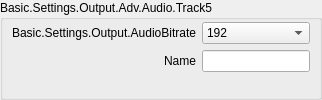
                            <widget class="QGroupBox" name="groupBox_9">
                             <property name="sizePolicy">
                              <sizepolicy hsizetype="Preferred" vsizetype="Preferred">
                               <horstretch>0</horstretch>
                               <verstretch>0</verstretch>
                              </sizepolicy>
                             </property>
                             <property name="title">
                              <string>Basic.Settings.Output.Adv.Audio.Track5</string>
                             </property>
                             <layout class="QFormLayout" name="formLayout_25">
                              <property name="fieldGrowthPolicy">
                               <enum>QFormLayout::AllNonFixedFieldsGrow</enum>
                              </property>
                              <property name="labelAlignment">
                               <set>Qt::AlignRight|Qt::AlignTrailing|Qt::AlignVCenter</set>
                              </property>
                              <property name="leftMargin">
                               <number>9</number>
                              </property>
                              <property name="topMargin">
                               <number>2</number>
                              </property>
                              <property name="rightMargin">
                               <number>9</number>
                              </property>
                              <property name="bottomMargin">
                               <number>9</number>
                              </property>
                              <item row="0" column="0">
                               <widget class="QLabel" name="label_59">
                                <property name="minimumSize">
                                 <size>
                                  <width>170</width>
                                  <height>0</height>
                                 </size>
                                </property>
                                <property name="text">
                                 <string>Basic.Settings.Output.AudioBitrate</string>
                                </property>
                                <property name="alignment">
                                 <set>Qt::AlignRight|Qt::AlignTrailing|Qt::AlignVCenter</set>
                                </property>
                                <property name="buddy">
                                 <cstring>advOutTrack5Bitrate</cstring>
                                </property>
                               </widget>
                              </item>
                              <item row="0" column="1">
                               <widget class="QComboBox" name="advOutTrack5Bitrate">
                                <property name="sizePolicy">
                                 <sizepolicy hsizetype="Preferred" vsizetype="Preferred">
                                  <horstretch>0</horstretch>
                                  <verstretch>0</verstretch>
                                 </sizepolicy>
                                </property>
                                <property name="currentIndex">
                                 <number>8</number>
                                </property>
                                <item>
                                 <property name="text">
                                  <string>32</string>
                                 </property>
                                </item>
                                <item>
                                 <property name="text">
                                  <string>48</string>
                                 </property>
                                </item>
                                <item>
                                 <property name="text">
                                  <string>64</string>
                                 </property>
                                </item>
                                <item>
                                 <property name="text">
                                  <string>80</string>
                                 </property>
                                </item>
                                <item>
                                 <property name="text">
                                  <string>96</string>
                                 </property>
                                </item>
                                <item>
                                 <property name="text">
                                  <string>112</string>
                                 </property>
                                </item>
                                <item>
                                 <property name="text">
                                  <string>128</string>
                                 </property>
                                </item>
                                <item>
                                 <property name="text">
                                  <string>160</string>
                                 </property>
                                </item>
                                <item>
                                 <property name="text">
                                  <string>192</string>
                                 </property>
                                </item>
                                <item>
                                 <property name="text">
                                  <string>256</string>
                                 </property>
                                </item>
                                <item>
                                 <property name="text">
                                  <string>320</string>
                                 </property>
                                </item>
                               </widget>
                              </item>
                              <item row="1" column="0">
                               <widget class="QLabel" name="label_60">
                                <property name="text">
                                 <string>Name</string>
                                </property>
                                <property name="buddy">
                                 <cstring>advOutTrack5Name</cstring>
                                </property>
                               </widget>
                              </item>
                              <item row="1" column="1">
                               <widget class="QLineEdit" name="advOutTrack5Name">
                                <property name="sizePolicy">
                                 <sizepolicy hsizetype="Expanding" vsizetype="Preferred">
                                  <horstretch>0</horstretch>
                                  <verstretch>0</verstretch>
                                 </sizepolicy>
                                </property>
                               </widget>
                              </item>
                             </layout>
                            </widget>
